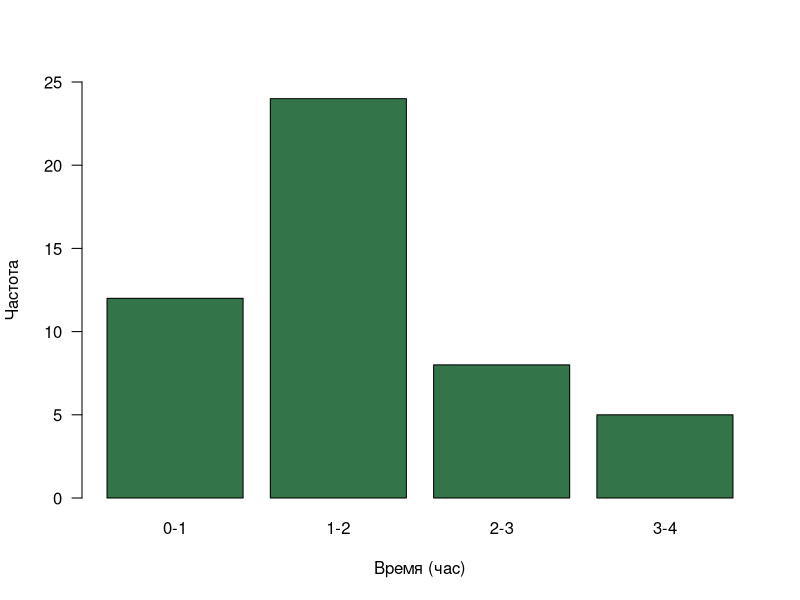

Source code (R):
## ---- chunk 1
w1 = seq(from = 0, to = 3, by = 1)
w2 = w1 + 1
hour = paste(w1, w2, sep = "-")
freq = c(12, 24, 8, 5)
names(freq) = hour
barplot(freq, las = 1, ylim = c(0, 25), xlab = "Время (час)", ylab = "Частота", col = rgb(0.2, 0.45345, 0.2876539487659783465983264589736498576394865936459645678456))
weight = c(21.8, 29.3, 30.2, 20.6, 23.8, 29.5, 28.6, 20.8, 28.4, 30.7, 23.9, 25, 25.5, 28.2, 22.5, 
           21.4, 24.5, 24.8, 29.6, 31.3, 26.3, 26.8, 23.2, 27.5, 28.8, 23.6, 22.8, 30.3, 23.5, 27.3)
br = seq(from = 20, to = 32, by = 2)
x = table(cut(weight, breaks = br))
sum(x)
br = seq(from = 20, to = 32, by = 3)
x = table(cut(weight, breaks = br))
sum(x)
